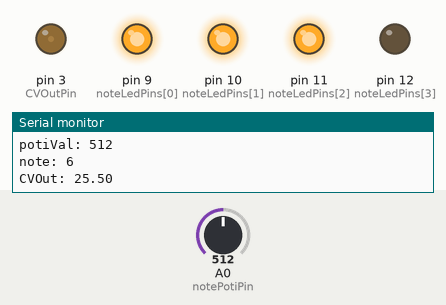
A sketch run on a simulated Arduino Uno, built with avr-gcc and run on an emulated ATmega328P. Shown: output pins drawn as LEDs (lit = HIGH), the last lines printed to the serial monitor. The test bench sets the inputs (shaded band); at power-on: A0 (notePotiPin) = 512.

Above: at 1.2 s.
1.3 s: A0 (notePotiPin) set to 716
At 2.0 s:
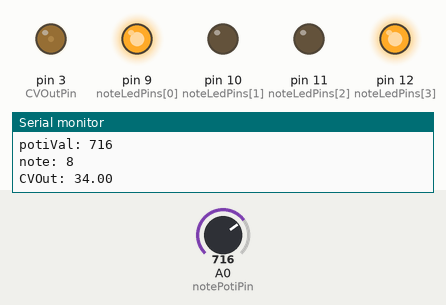
2.8 s: A0 (notePotiPin) set to 900
At 3.2 s:
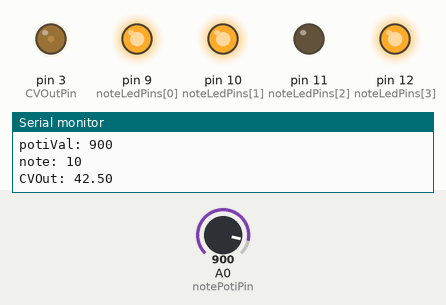
4.3 s: A0 (notePotiPin) set to 1023
At 5.5 s:
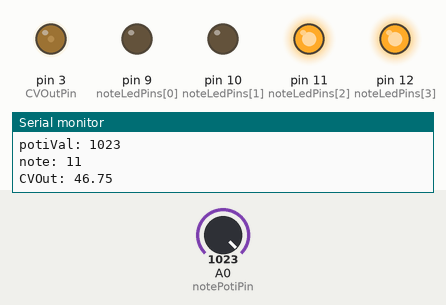
5.8 s: A0 (notePotiPin) set to 511
At 6.6 s:
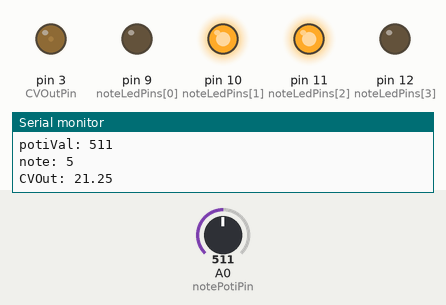
7.3 s: A0 (notePotiPin) set to 306
At 7.8 s:
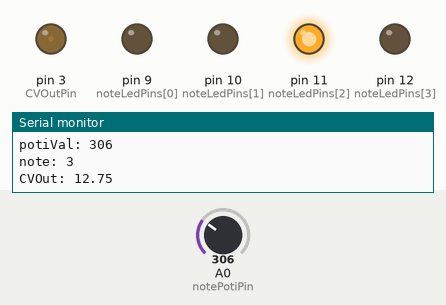
8.8 s: A0 (notePotiPin) set to 122
At 10.1 s:
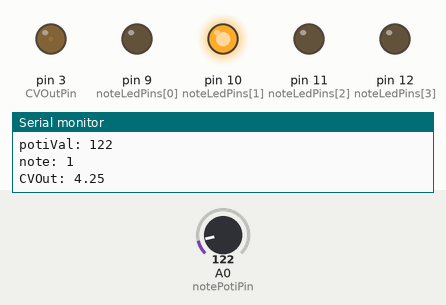
Timing chart, 0 to 11.3 s (numbered marks = the images above; inputs shaded):
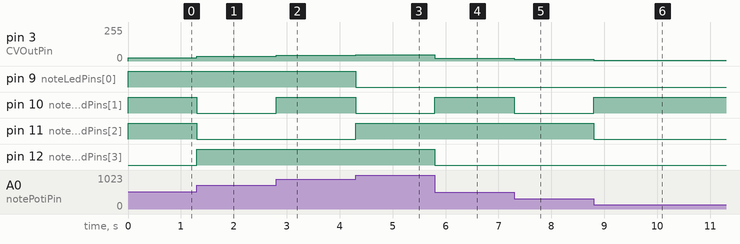

The sketch:

cv-gate-keyboard-sketch.ino
```cpp
const int notePotiPin = A0;
int notePotiVal = 0;
int note = 0; // 0 = C, 1 = Cis, 2 = D, …
const int noteLedPins[4] = { 9,10,11,12 }; // The LEDs for the binary display of the current note.


int octave = 0; // We'll have 4 octaves with the given 5 volts. 0 at system start.
const int CVOutPin = 3;
float CVOut = 0;


void setup() {
  // put your setup code here, to run once:
  Serial.begin(9600); // Initialize serial communication at 9600 bits per second.

  for( int l=0; l<4; l++ ) {
    pinMode(noteLedPins[l], OUTPUT);  // sets the pin as output
  }


}

void loop() {

  // Get the actual note.
  notePotiVal = ( analogRead(notePotiPin) ) * 3; // Times 3 to have no decimal numbers.

  if ( note != notePotiVal/256 ) {
    note = notePotiVal/256;
    Serial.print( "potiVal: ");
    Serial.println( notePotiVal / 3 );
    Serial.print( "note: ");
    Serial.println( note );
  }

  // Display the note on the binary display.
  displayBinary( note + 1 );
  // Output the CV.
  // analogWrite values go from 0 to 255.
  // 255/5 = 51
  float c = note * ( 51.0 / 12.0 );
  if ( CVOut != c ) {
    CVOut = c;
    Serial.print( "CVOut: " );
    Serial.println( CVOut );
  }

  analogWrite(CVOutPin, CVOut );


}


// As seen on http://www.multiwingspan.co.uk/arduino.php?page=led5
void displayBinary(byte numToShow)
{
  for (int i=0;i<4;i++)
  {
    if (bitRead(numToShow, i)==1)
    {
      digitalWrite(noteLedPins[i], HIGH);
    }
    else
    {
      digitalWrite(noteLedPins[i], LOW);
    }
  }

}
```

Measured:
- after the input at 1.3 s, pin 3 (CVOutPin): 25/255 → 34/255 at once; pin 10 (noteLedPins[1]), pin 11 (noteLedPins[2]): HIGH → LOW at once; pin 12 (noteLedPins[3]): LOW → HIGH at once
- after the input at 2.8 s, pin 3 (CVOutPin): 34/255 → 42/255 at once; pin 10 (noteLedPins[1]): LOW → HIGH at once
- after the input at 4.3 s, pin 3 (CVOutPin): 42/255 → 46/255 at once; pin 9 (noteLedPins[0]), pin 10 (noteLedPins[1]): HIGH → LOW at once; pin 11 (noteLedPins[2]): LOW → HIGH at once
- after the input at 5.8 s, pin 3 (CVOutPin): 46/255 → 21/255 at once; pin 10 (noteLedPins[1]): LOW → HIGH at once; pin 12 (noteLedPins[3]): HIGH → LOW at once
- after the input at 7.3 s, pin 3 (CVOutPin): 21/255 → 12/255 at once; pin 10 (noteLedPins[1]): HIGH → LOW at once
- after the input at 8.8 s, pin 3 (CVOutPin): 12/255 → 4/255 at once; pin 10 (noteLedPins[1]): LOW → HIGH at once; pin 11 (noteLedPins[2]): HIGH → LOW at once
